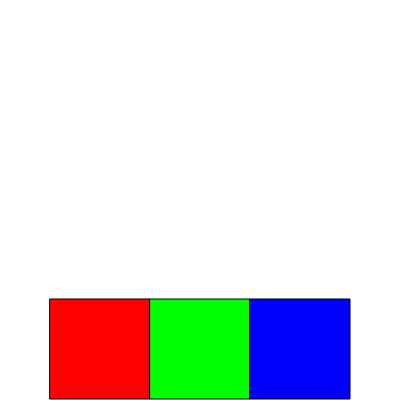
Frame 1 (no input)
Frame 60 (no input): identical to frame 1, image omitted
Frame 120 (the mouse pressed at the canvas centre since frame 60): identical to frame 1, image omitted

The p5.js sketch that drew this single still picture (run headless with seeded random() and noise() and a simulated clock; from frame 60 on, the mouse is pressed at the canvas centre):

// p5.js sketch
// ── sketch.js
var iArray = [];

var currentType = "";

function setup() {
    createCanvas(400, 400);
    iArray.push(new interface(50, 299, 100, "start"));
    iArray.push(new interface(150, 299, 100, "stop"));
    iArray.push(new interface(250, 299, 100, "reset"));
}

function draw() {
    background(255);
    for (var i = 0; i < iArray.length; i++) {

        var checking = iArray[i].check();

        var settingAlpha;
        if (checking == true) {
            //console.log("currently over " + iArray[i].type);
            settingAlpha = 100;
        }else{
            settingAlpha = 255;
        }

         iArray[i].display(settingAlpha);
    }
}

function mousePressed(){
    for(var i = 0; i < iArray.length; i++){
        var checkInterface = iArray[i].check();
        if(checkInterface == true){
            currentType = iArray[i].type;
            console.log("current type = " + currentType);
        }
    }
}











function interface(tempX, tempY, tempSize, tempType) {
    this.x = tempX;
    this.y = tempY;
    this.size = tempSize;
    this.type = tempType;

    this.display = function (setAlpha) {

        if (this.type == "start") {
            fill(255, 0, 0, setAlpha);
        } else if (this.type == "stop") {
            fill(0, 255, 0, setAlpha);
        } else if (this.type == "reset") {
            fill(0, 0, 255, setAlpha);
        }

        rect(this.x, this.y, this.size, this.size);
    }

    this.check = function () {
        if (mouseX > this.x && mouseX < (this.x + this.size) && mouseY > this.y && mouseY < (this.y + this.size)) {
            return true;
        } else {
            return false;
        }
    }

}
